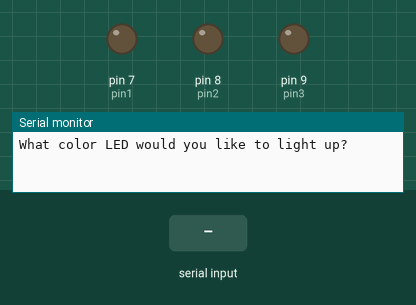
A sketch run on a simulated Arduino Uno, built with avr-gcc and run on an emulated ATmega328P. Shown: output pins drawn as LEDs (lit = HIGH), the last lines printed to the serial monitor. The inputs (shaded band) are chosen by the test bench.

Above: at 1.2 s.
1.3 s: "Yellow" received over Serial
At 2.6 s:
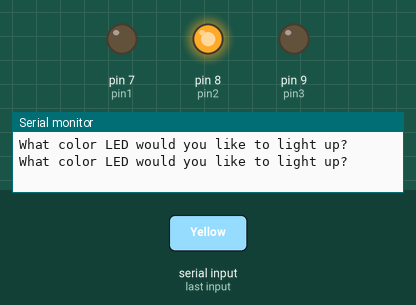
3.8 s: "Red" received over Serial
At 5.6 s:
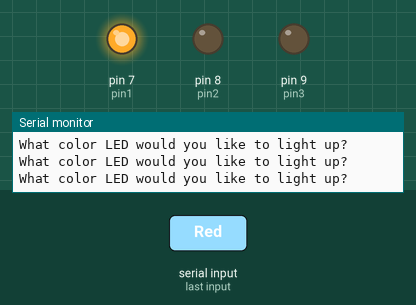
6.3 s: "Green" received over Serial
At 7.6 s:
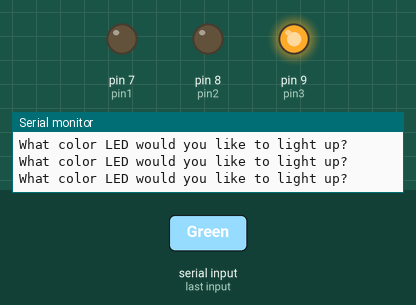
8.8 s: "Red" received over Serial
At 10.6 s:
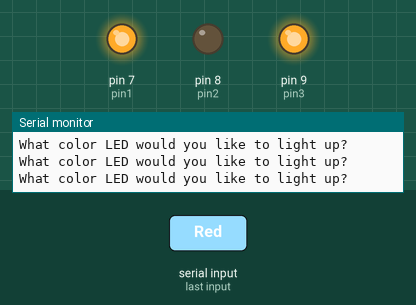
Timing chart, 0 to 12.1 s (numbered marks = the images above; inputs shaded):
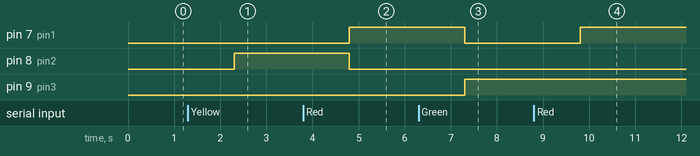

The sketch:

Tutorial_9.ino
```cpp
String myColor;
int pin1=7;
int pin2=8;
int pin3=9;
int wait=1000;
String msg1= "What color LED would you like to light up?";
String msg2= "Plese enter a color that is available";

void setup()
{
  Serial.begin(9600);
  pinMode(pin1, OUTPUT);
  pinMode(pin2, OUTPUT);
  pinMode(pin3, OUTPUT);

}

void loop()
{
  Serial.println (msg1);
  while (Serial.available ()==0)
  {

  }
myColor= Serial.readString();
 if (myColor == "Yellow")
 {
  digitalWrite(pin2, HIGH);
  digitalWrite(pin1, LOW);
  digitalWrite(pin3, LOW);
 }
  if (myColor == "Red")
 {
  digitalWrite(pin1, HIGH);
  digitalWrite(pin2, LOW);
  digitalWrite(pin2, LOW);

 }
  if (myColor == "Green")
 {
  digitalWrite(pin3, HIGH);
  digitalWrite(pin1, LOW);
  digitalWrite(pin2, LOW);

 }

}
```

Measured:
- after the input at 1.3 s, pin 8 (pin2): LOW → HIGH after 1.0 s
- after the input at 3.8 s, pin 7 (pin1): LOW → HIGH after 1.0 s; pin 8 (pin2): HIGH → LOW after 1.0 s
- after the input at 6.3 s, pin 7 (pin1): HIGH → LOW after 1.0 s; pin 9 (pin3): LOW → HIGH after 1.0 s
- after the input at 8.8 s, pin 7 (pin1): LOW → HIGH after 1.0 s
